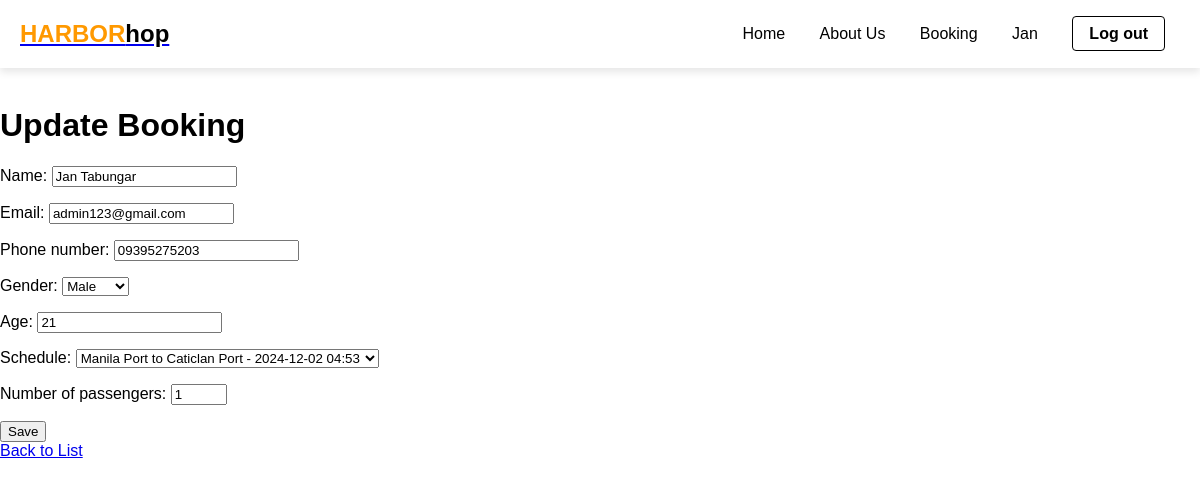
Page /update/1/ (signed in) on the committed database.
### HarborHop/models.py (models this page shows, shortened)
class Booking(models.Model):
    GENDER_CHOICES = [
        ('M', 'Male'),
        ('F', 'Female'),
        ('O', 'Other')
    ]
    STATUS_CHOICES = [
        ('PENDING', 'Pending'),
        ('CONFIRMED', 'Confirmed'),
        ('CANCELLED', 'Cancelled'),
        ('COMPLETED', 'Completed')
    ]
    name = models.CharField(max_length=100)
    email = models.EmailField()
    phone_number = models.CharField(max_length=15)
    gender = models.CharField(max_length=1, choices=GENDER_CHOICES)
    age = models.PositiveIntegerField(validators=[MinValueValidator(0)])
    schedule = models.ForeignKey(Schedule, on_delete=models.PROTECT)
    booking_reference = models.CharField(max_length=10, unique=True)
    number_of_passengers = models.PositiveIntegerField(validators=[MinValueValidator(1)])
    status = models.CharField(max_length=10, choices=STATUS_CHOICES, default='PENDING')
    package_type = models.CharField(max_length=100)
    base_price = models.DecimalField(max_digits=10, decimal_places=2)
    base_fare = models.DecimalField(max_digits=10, decimal_places=2)
    taxes = models.DecimalField(max_digits=10, decimal_places=2)
    total_amount = models.DecimalField(max_digits=10, decimal_places=2)
    created_at = models.DateTimeField(auto_now_add=True)
    updated_at = models.DateTimeField(auto_now=True)
    class Meta:
        ordering = ['-created_at']

class Port(models.Model):
    name = models.CharField(max_length=100, unique=True)
    capacity = models.PositiveIntegerField()
    is_active = models.BooleanField(default=True)
    def __str__(self):
        return self.name

### HarborHop/views.py (the view)
# urls.py: path('update/<int:pk>/', booking_update, name='booking_update'),
@login_required
def booking_update(request, pk):
    booking = get_object_or_404(Booking, pk=pk)
    if request.method == 'POST':
        form = BookingForm(request.POST, instance=booking)
        if form.is_valid():
            form.save()
            return redirect('booking_list')
    else:
        form = BookingForm(instance=booking)
    return render(request, 'HarborHop/booking_update.html', {'form': form})

### HarborHop/forms.py (shortened to what this page needs)
class BookingForm(forms.ModelForm):
    class Meta:
        model = Booking
        fields = [
            'name',
            'email',
            'phone_number',
            'gender',
            'age',
            'schedule',
            'number_of_passengers'
        ]
        widgets = {
            'name': forms.TextInput(attrs={'class': 'form-control'}),
            'email': forms.EmailInput(attrs={'class': 'form-control'}),
            'phone_number': forms.TextInput(attrs={'class': 'form-control'}),
            'gender': forms.Select(attrs={'class': 'form-control'}),
            'age': forms.NumberInput(attrs={'class': 'form-control'}),
            'schedule': forms.Select(attrs={'class': 'form-control'}),
            'number_of_passengers': forms.NumberInput(attrs={
                'class': 'form-control',
                'min': '1',
                'max': '10'
            })
        }

### HarborHop/models.py (called while the page is built)
    def __str__(self):
        return f"{self.departure_port} to {self.arrival_port}"

    def __str__(self):
        return f"{self.route} - {self.departure_time.strftime('%Y-%m-%d %H:%M')}"

### HarborHop/templates/HarborHop/booking_update.html (shortened to what this page needs)
{% extends 'HarborHop/header.html' %}
{% load static %}
{% block content %}
<h1>Update Booking</h1>
    <form method="post">
        {{ form.as_p }}
        <button type="submit">Save</button>
    </form>
    <a href="{% url 'booking_list' %}">Back to List</a>
{% endblock %}

### HarborHop/templates/HarborHop/header.html (shortened to what this page needs)
{% load static %}
<!DOCTYPE html>
<html lang="en">
<head>
</head>
<body>
    <header>
        <a href="{% url 'home' %}"><div class="logo">HARBOR<span>hop</span></div></a>
        <nav>
            {% if user.is_authenticated %}
                <a href="{% url 'home' %}">Home</a>
                <a href="{% url 'about' %}">About Us</a>
                <a href = "{% url 'booking_create' %}">Booking</a>
                <a href="{% url 'account' %}">
                    {% if user.get_full_name %}
                        {{ user.get_full_name }}
                    {% else %}
                        {{ user.username }}
                    {% endif %}
                </a>
                <a href="{% url 'logout' %}" class="login-btn">Log out</a>
            {% else %}
                <a href="{% url 'home' %}">Home</a>
                <a href="{% url 'checkout' %}">Transaction</a>
                <a href="{% url 'about' %}">About Us</a>
                <a href="{% url 'login' %}" class="login-btn">Login</a>
                <a href="{% url 'register' %}" class="login-btn">Register</a>
            {% endif %}
        </nav>
    </header>
    <div class="container">
        <br>
        {% block content %}
        {% endblock content %}
    </div>
</body>
</html>

### HarborHop/templates/HarborHop/header.html (style rules this page uses)
body { font-family: Arial, sans-serif; margin: 0; padding: 0; background-image: url('https://www.shutterstock.com/image-vector/white-cruise-ship-blue-ocean-600nw-2312579323.jpg'); background-size: cover; background-position: center; background-attachment: fixed; background-repeat: no-repeat; }
header { background-color: #fff; padding: 20px; display: flex; justify-content: space-between; align-items: center; box-shadow: 0 4px 8px rgba(0, 0, 0, 0.1); }
.logo { font-size: 24px; font-weight: bold; color: #ff9900; }
.logo span { color: #000; }
nav a { margin: 0 15px; text-decoration: none; color: #000; }
.login-btn { padding: 8px 16px; background-color: transparent; border: 1px solid #000; border-radius: 4px; color: #000; text-decoration: none; font-weight: bold; }

### rows in the picture
Booking: name "Jan Tabungar", email "admin123@gmail.com", phone_number "09395275203", gender "Male", age "21", schedule "Manila Port to Caticlan Port - 2024-12-02 04:53", number_of_passengers "1"

### other values in the picture
{{ user.get_full_name }} "Jan"
